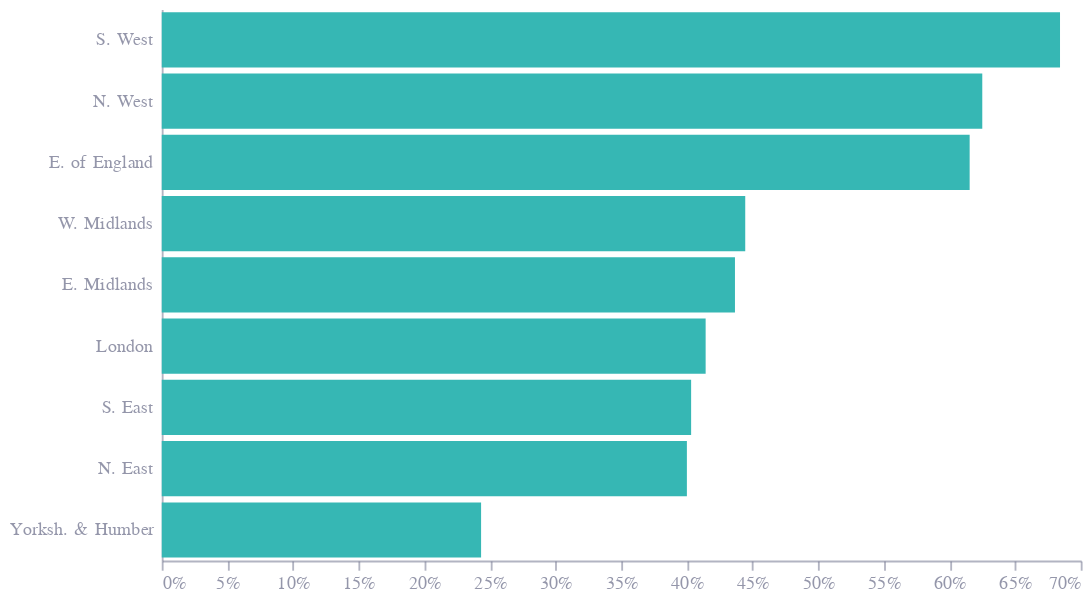

Notebook cell for this chart:
### Markdown cell above
## Proportions

### Code cell
df = pd.read_csv('requests_for_support.csv')
df['Series'] = df.Series.str.strip()
# Region	Value	Series

df = df[['Region', 'Value', 'Series']]
df = df.pivot_table(index='Region', columns='Series', values='Value').reset_index()
df['Total Number of Requests'] = df['Total Number of Requests']-df['No Services Provided - Deceased']-df['No Services Provided']
df['Value'] = (df['No Services Provided - Deceased'] + df['No Services Provided'])/df['Total Number of Requests']

df = df[['Region', 'Value']]

region_maps = {
    'East Midlands': 'E. Midlands',
    'West Midlands': 'W. Midlands',
    'East of England': 'E. of England',
    'North East': 'N. East',
    'North West': 'N. West',
    'South East': 'S. East',
    'South West': 'S. West',
    'Yorkshire and The Humber': 'Yorksh. & Humber'
}

df['Region'] = df['Region'].replace(region_maps)

df

bars = alt.Chart(df).mark_bar(color="#36B7B4").encode(
    y=alt.Y("Region:N", sort='-x', title=''),
    x=alt.X("Value:Q", axis=alt.Axis(format='%')),
)

chart = (bars).properties(
    width=500,
    height=300
)

chart.save('no_services_proportion.png', scale_factor=3)
chart.save('no_services_proportion.json')
chart

### Figure 1 — Vega-Lite specification as saved in the notebook (floating-point values rounded to 4 significant figures)
{"config": {"font": "Circular Std", "mark": {"line": {"interpolate": "monotone"}}, "view": {"stroke": "transparent", "width": 400, "height": 300}, "range": {"category": ["#36B7B4", "#E6224B", "#F4C245", "#0063AF", "#00A767", "#179FDB", "#EB5C2E"], "diverging": ["#E6224B", "#E54753", "#C9C9C9", "#179FDB", "#122B39"], "heatmap": ["#C9C9C9", "#179FDB", "#0063AF", "#122B39"], "ordinal": ["#00A767", "#36B7B4", "#179FDB", "#0063AF", "#243B5A"]}, "axisX": {"domainColor": "#676A86", "domainOpacity": 0.5, "grid": false, "labelAngle": 0, "labelColor": "#676A86", "labelOpacity": 0.7, "orient": "bottom", "tickColor": "#676A86", "tickCount": 10, "tickOpacity": 0.5, "title": false, "titleAlign": "center", "titleAnchor": "middle", "titleColor": "#676A86", "titleFontSize": 12, "titleOpacity": 0.8, "titleY": -15}, "axisY": {"domainColor": "#676A86", "domainOpacity": 0.5, "gridColor": "#676A86", "gridDash": [1, 5], "gridOpacity": 0.5, "labelColor": "#676A86", "labelOpacity": 0.7, "labelPadding": 5, "tickColor": "#676A86", "tickCount": 8, "tickOpacity": 0.5, "ticks": false, "titleAlign": "left", "titleAngle": 0, "titleBaseline": "bottom", "titleColor": "#676A86", "titleFontSize": 12, "titleOpacity": 0.8, "titleX": 0, "titleY": -7}}, "data": {"name": "data-1cc09d63ace46ae588f67dfe5fbd2e49"}, "mark": {"type": "bar", "color": "#36B7B4"}, "encoding": {"x": {"axis": {"format": "%"}, "field": "Value", "type": "quantitative"}, "y": {"field": "Region", "sort": "-x", "title": "", "type": "nominal"}}, "height": 300, "width": 500, "$schema": "https://vega.github.io/schema/vega-lite/v5.8.0.json", "datasets": {"data-1cc09d63ace46ae588f67dfe5fbd2e49": [{"Region": "E. Midlands", "Value": 0.4366}, {"Region": "E. of England", "Value": 0.6154}, {"Region": "London", "Value": 0.4143}, {"Region": "N. East", "Value": 0.4}, {"Region": "N. West", "Value": 0.625}, {"Region": "S. East", "Value": 0.4032}, {"Region": "S. West", "Value": 0.6842}, {"Region": "W. Midlands", "Value": 0.4444}, {"Region": "Yorksh. & Humber", "Value": 0.2432}]}}
